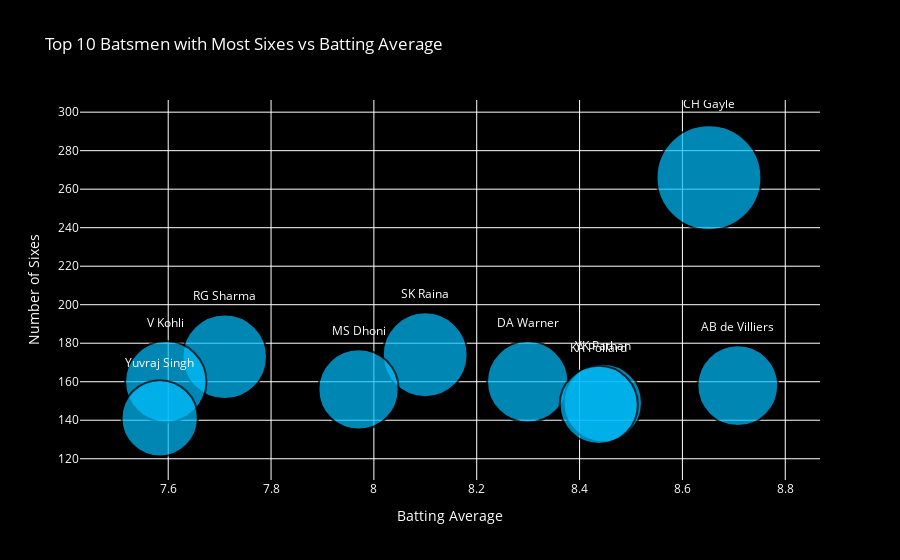

The notebook cell this image was saved under:
### Markdown cell above
# 4. bubble plot
again an extension of scatter plot.with some additional informations

### Code cell
import plotly.graph_objs as go
import plotly.offline as pyo

# Calculate total sixes
sixes_df = ipl[ipl['batsman_runs'] == 6]
six = sixes_df.groupby('batsman')['batsman_runs'].count().reset_index()
six = six.sort_values(by='batsman_runs', ascending=False).head(10)

# Calculate batsman averages from full ipl data
avg_df = ipl.groupby('batsman').agg({'batsman_runs': 'sum', 'ball': 'count'}).reset_index()
avg_df['batsman_avg'] = avg_df['batsman_runs'] / (avg_df['ball'] / 6)

# Merge average with sixes
merged = pd.merge(six, avg_df[['batsman', 'batsman_avg']], on='batsman')

# Bubble plot
trace = go.Scatter(
    x=merged['batsman_avg'],
    y=merged['batsman_runs'],
    mode='markers+text',
    text=merged['batsman'],
    textposition='top center',
    marker=dict(
        size=merged['batsman_runs'] * 1.1,  # Scale bubble size
        color='deepskyblue',
        line=dict(width=2, color='black'),
        sizemode='area',
        sizeref=2.*max(merged['batsman_runs'])/(100**2),
    )
)

layout = go.Layout(
    title='Top 10 Batsmen with Most Sixes vs Batting Average',
    xaxis=dict(title='Batting Average', color='white'),
    yaxis=dict(title='Number of Sixes', color='white'),
    plot_bgcolor='black',
    paper_bgcolor='black',
    font=dict(color='white'),
)

fig = go.Figure(data=[trace], layout=layout)
pyo.iplot(fig, filename='bubble_chart_most_sixes.html')

### Figure 1 — Plotly figure (JSON) as saved in the notebook; plotly's stock layout.template omitted (floating-point values rounded to 4 significant figures)
{"data": [{"marker": {"color": "deepskyblue", "line": {"color": "black", "width": 2}, "size": [292.6, 191.4, 190.3, 176.0, 176.0, 173.8, 171.6, 163.9, 162.8, 155.1], "sizemode": "area", "sizeref": 0.0532}, "mode": "markers+text", "text": ["CH Gayle", "SK Raina", "RG Sharma", "DA Warner", "V Kohli", "AB de Villiers", "MS Dhoni", "YK Pathan", "KA Pollard", "Yuvraj Singh"], "textposition": "top center", "type": "scatter", "x": [8.652, 8.1, 7.71, 8.299, 7.595, 8.708, 7.97, 8.445, 8.437, 7.583], "y": [266, 174, 173, 160, 160, 158, 156, 149, 148, 141]}], "layout": {"font": {"color": "white"}, "paper_bgcolor": "black", "plot_bgcolor": "black", "title": {"text": "Top 10 Batsmen with Most Sixes vs Batting Average"}, "xaxis": {"color": "white", "title": {"text": "Batting Average"}}, "yaxis": {"color": "white", "title": {"text": "Number of Sixes"}}}}
